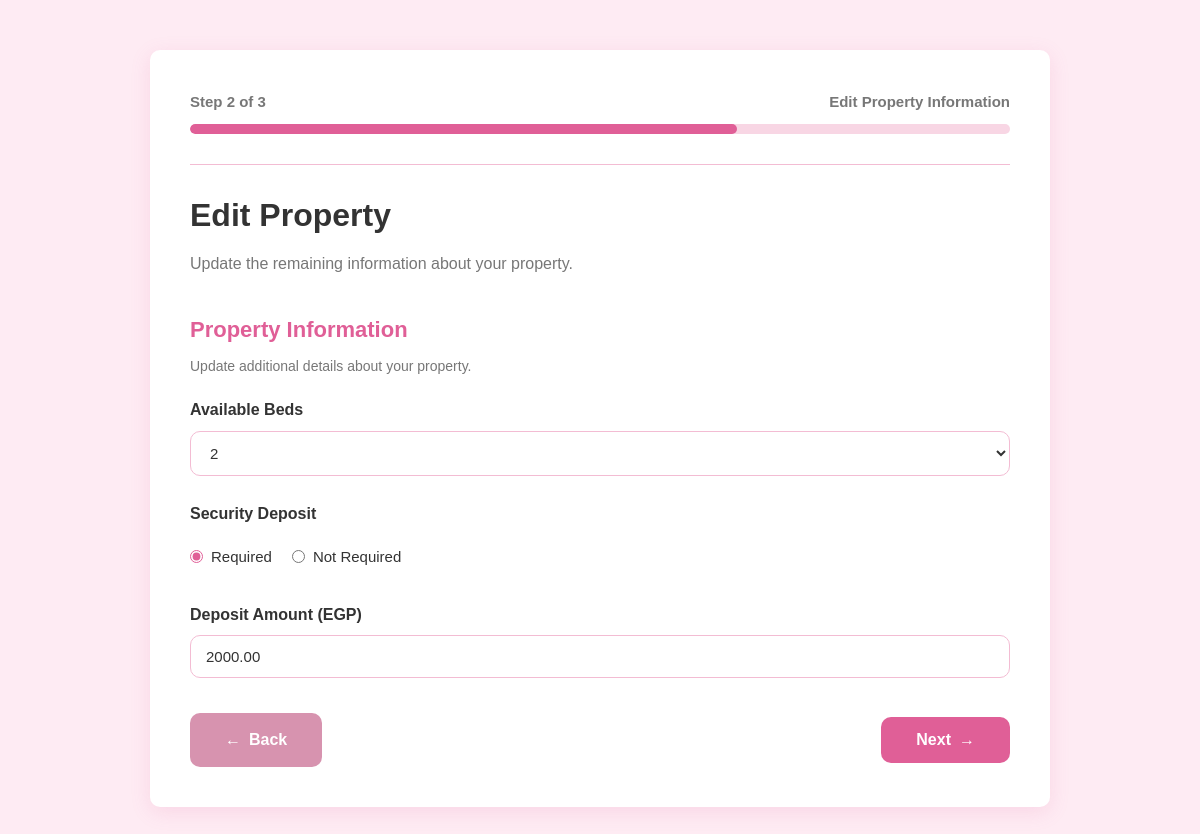
/dashboard_2/edit-property-info.php?id=1 (signed in), run on the app's committed database.
### tables this page shows
CREATE TABLE `housing` (
  `id` int(11) NOT NULL,
  `user_id` int(11) NOT NULL,
  `category_id` int(11) NOT NULL,
  `title` varchar(150) NOT NULL,
  `description` text DEFAULT NULL,
  `governorate` varchar(100) NOT NULL,
  `city` varchar(100) NOT NULL,
  `address` varchar(255) NOT NULL,
  `location_link` varchar(500) DEFAULT NULL,
  `price` decimal(10,2) NOT NULL,
  `available_slots` int(11) NOT NULL,
  `gender` enum('Male','Female','Both') NOT NULL,
  `security_deposit_required` tinyint(1) DEFAULT 0,
  `security_deposit_amount` decimal(10,2) DEFAULT NULL,
  `required_field_of_study` varchar(100) DEFAULT NULL,
  `min_age` int(11) DEFAULT NULL,
  `max_age` int(11) DEFAULT NULL,
  `smoking_allowed` tinyint(1) DEFAULT 0,
  `additional_requirements` text DEFAULT NULL,
  `rooms` int(11) DEFAULT NULL,
  `bathrooms` int(11) DEFAULT NULL,
  `area` int(11) DEFAULT NULL
);

### dashboard_2/edit-property-info.php (the view, shortened to what this page needs)
<?php
require_once "../db.php";
$userId = $_SESSION['user_id'];
$propertyId = $_GET['id'] ?? 0;
$propertyQuery = "
SELECT *
FROM housing
WHERE id = $propertyId
AND user_id = $userId
";
$propertyResult = mysqli_query($connect, $propertyQuery);
$property = mysqli_fetch_assoc($propertyResult);
?>
<!DOCTYPE html>
<html lang="en">
<head>
    <link rel="stylesheet"
        href="../css/malaz.css">
</head>
<body>
    <div class="container">
        <div class="form-box">
            <form
                action=""
                method="POST">
                <div class="progress-container">
                    <div class="progress-text">
                        <span>
                            Step 2 of 3
                        </span>
                        <span>
                            Edit Property Information
                        </span>
                    </div>
                    <div class="progress-bar">
                        <div class="progress progress-step2"></div>
                    </div>
                </div>
                <hr class="divider">
                <h1>
                    Edit Property
                </h1>
                <p>
                    Update the remaining information about your property.
                </p>
                <div class="section-title">
                    <h2>
                        Property Information
                    </h2>
                    <p>
                        Update additional details about your property.
                    </p>
                </div>
                <div class="input-group">
                    <label for="availableBeds">
                        Available Beds
                    </label>
                    <select
                        id="availableBeds"
                        name="availableBeds"
                        required>
                        <?php
                        for ($i = 1; $i <= 20; $i++) {
                        ?>
                            <option
                                value="<?php echo $i; ?>"
                                <?php
                                echo (($property['available_slots'] ?? '') == $i)
                                    ? "selected"
                                    : "";
                                ?>>
                                <?php echo $i; ?>
                            </option>
                        <?php
                        }
                        ?>
                    </select>
                </div>
                <div class="input-group">
                    <label>
                        Security Deposit
                    </label>
                    <div class="radio-group">
                        <label>
                            <input
                                type="radio"
                                name="deposit"
                                value="required"
                                <?php
                                echo (($property['security_deposit_required'] ?? 0) == 1)
                                    ? "checked"
                                    : "";
                                ?>>
                            Required
                        </label>
                        <label>
                            <input
                                type="radio"
                                name="deposit"
                                value="not-required"
                                <?php
                                echo (($property['security_deposit_required'] ?? 0) == 0)
                                    ? "checked"
                                    : "";
                                ?>>
                            Not Required
                        </label>
                    </div>
                </div>
                <div class="input-group">
                    <label for="depositAmount">
                        Deposit Amount (EGP)
                    </label>
                    <input
                        type="number"
                        id="depositAmount"
                        name="depositAmount"
                        min="0"
                        value="<?php echo htmlspecialchars($property['security_deposit_amount'] ?? ''); ?>">
                </div>
                <div class="button-group">
                    <a
                        href="edit-property-details.php?id=<?php echo $propertyId; ?>"
                        class="back-btn">
                        <span>
                            ←
                        </span>
                        Back
                    </a>
                    <button
                        type="submit"
                        class="next-btn">
                        Next
                        <span>
                            →
                        </span>
                    </button>
                </div>
            </form>
        </div>
    </div>
</body>
</html>

### css/malaz.css (style rules this page uses)
:root { --primary-color: #E05F97; --secondary-color: #d793af; --background-color: #FEEBF3; --card-background: #FFFFFF; --text-color: #333333; --light-text-color: #777777; --border-color: #F3BCD3; --progress-background: #F8D6E4; --button-text-color: #FFFFFF; --shadow: 0 5px 20px rgba(224, 95, 151, .15); --focus-shadow: 0 0 6px rgba(224, 95, 151, .35); --border-radius: 10px; --transition: .3s; }
* { margin: 0; padding: 0; box-sizing: border-box; }
body { font-family: Arial, Helvetica, sans-serif; background: var(--background-color); color: var(--text-color); line-height: 1.6; }
.container { width: 90%; max-width: 900px; margin: 50px auto; }
.form-box { background: var(--card-background); padding: 40px; border-radius: var(--border-radius); box-shadow: var(--shadow); }
.form-box h1 { font-size: 32px; color: var(--text-color); margin-bottom: 10px; }
.form-box p { color: var(--light-text-color); margin-bottom: 30px; }
.progress-container { margin-bottom: 30px; }
.progress-text { display: flex; justify-content: space-between; align-items: center; margin-bottom: 10px; font-size: 15px; font-weight: 600; color: var(--light-text-color); }
.progress-bar { width: 100%; height: 10px; background: var(--progress-background); border-radius: 20px; overflow: hidden; }
.progress { height: 100%; background: var(--primary-color); border-radius: 20px; transition: var(--transition); }
.progress-step2 { width: 66.66%; }
.divider { border: none; border-top: 1px solid var(--border-color); margin: 25px 0; }
.section-title { margin: 35px 0 20px; }
.section-title h2 { font-size: 22px; color: var(--primary-color); margin-bottom: 8px; }
.section-title p { font-size: 14px; color: var(--light-text-color); margin-bottom: 0; }
.input-group { display: flex; flex-direction: column; margin-bottom: 25px; }
.input-group label { font-size: 16px; font-weight: 600; color: var(--text-color); margin-bottom: 8px; }
.input-group input, .input-group select, .input-group textarea { width: 100%; padding: 12px 15px; font-size: 15px; color: var(--text-color); background: var(--card-background); border: 1px solid var(--border-color); border-radius: var(--border-radius); outline: none; transition: var(--transition); }
::placeholder { color: var(--light-text-color); }
.radio-group { display: flex; flex-wrap: wrap; gap: 20px; margin-top: 10px; }
.radio-group label { display: flex; align-items: center; gap: 8px; font-size: 15px; font-weight: 500; color: var(--text-color); cursor: pointer; }
.radio-group input[type="radio"] { width: auto; accent-color: var(--primary-color); cursor: pointer; }
.button-group { display: flex; justify-content: space-between; align-items: center; gap: 15px; margin-top: 35px; }
.back-btn, .next-btn { display: flex; align-items: center; justify-content: center; gap: 8px; border: none; padding: 14px 35px; font-size: 16px; font-weight: 600; border-radius: var(--border-radius); cursor: pointer; transition: var(--transition); text-decoration: none; }
.back-btn { background: var(--secondary-color); color: var(--button-text-color); }
.next-btn { background: var(--primary-color); color: var(--button-text-color); }
.next-btn span, .back-btn span { display: inline-block; transition: var(--transition); }

### data on the page
housing: availableBeds "2", security_deposit_required "☑ Required", security_deposit_required "☐ Not Required", depositAmount "2000.00"
